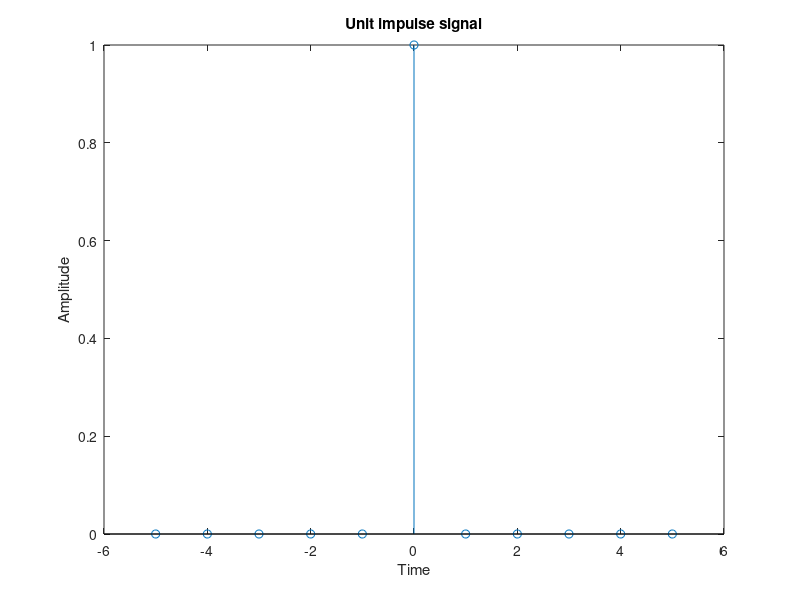

Reproduce this figure in MATLAB.
N=input('Length');
n=-N:N;
%y1=(n==0);
y2=[zeros(1,N),1,zeros(1,N)];
stem(n,y2);
xlabel('Time');
ylabel('Amplitude');
title('Unit impulse signal');
    
